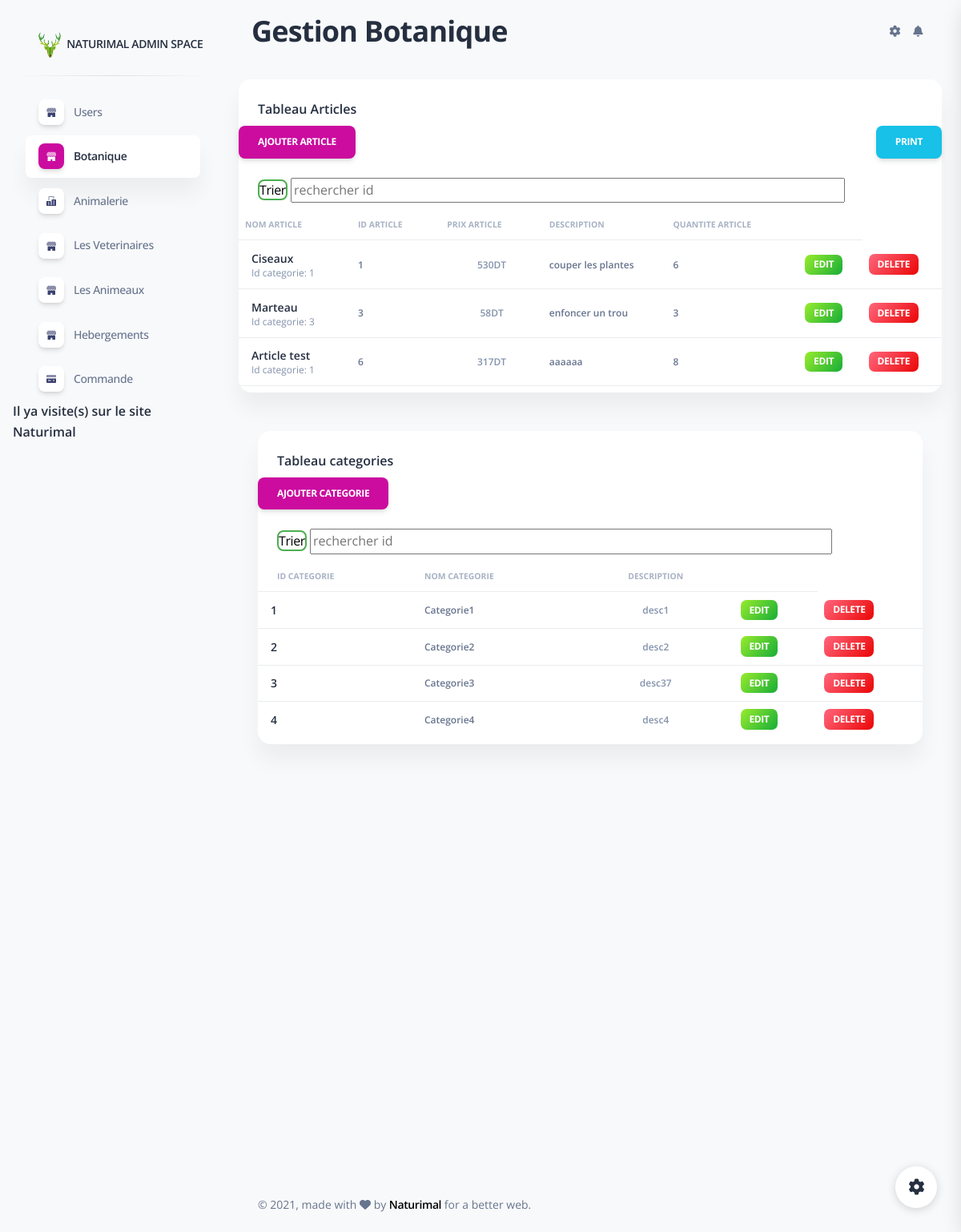
The app's page /views/Back/AfficherBotaniqueAd.php with its own data.
### tables this page shows
CREATE TABLE `articlejardinage` (
  `IdArticle` int(10) NOT NULL,
  `IdCategorie` int(10) NOT NULL,
  `NomArticle` varchar(150) NOT NULL,
  `ImageArticle` varchar(200) NOT NULL,
  `DescriptionArticle` varchar(200) DEFAULT NULL,
  `PrixArticle` float NOT NULL,
  `QuantiteArticle` int(15) NOT NULL
);

CREATE TABLE `categorie` (
  `IdCategorie` int(10) NOT NULL,
  `NomCategorie` varchar(30) NOT NULL,
  `Description` varchar(150) NOT NULL
);

### Controller/articles jardinageC.php (called while the page is built, shortened)
<?php
    class articles_JardinageC{
        public function afficherArticlesJardinage() {
            try {
                $pdo = getConnexion();
                $query = $pdo->prepare(
                    'SELECT * FROM articlejardinage A INNER JOIN categorie C WHERE A.IdCategorie=C.IdCategorie'
                );
                $query->execute();
                return $query->fetchAll();
            } catch (PDOException $e) {
                $e->getMessage();
            }
        }
    }

### Controller/categorieC.php (called while the page is built, shortened)
<?php
    class categorieC{
        public function afficherCategories() {
            try {
                $pdo = getConnexion();
                $query = $pdo->prepare(
                    'SELECT * FROM categorie'
                );
                $query->execute();
                return $query->fetchAll();
            } catch (PDOException $e) {
                $e->getMessage();
            }
        }
    }

### views/Back/AfficherBotaniqueAd.php (the view, shortened to what this page needs)
<?php
  include_once "../../Controller/articles jardinageC.php";
  include_once "../../Controller/categorieC.php";
?>
<html lang="en">
<head>
  <link href="../assets/css/nucleo-icons.css" rel="stylesheet" />
  <link href="../assets/css/nucleo-svg.css" rel="stylesheet" />
  <link href="../assets/css/nucleo-svg.css" rel="stylesheet" />
  <link id="pagestyle" href="../assets/css/soft-ui-dashboard.css?v=1.0.1" rel="stylesheet"/>
  <link rel="stylesheet" type="text/css" href="print.css" media="print"/>
</head>
<body class="g-sidenav-show  bg-gray-100">
  <aside class="sidenav navbar navbar-vertical navbar-expand-xs border-0 border-radius-xl my-3 fixed-left ms-3" id="sidenav-main">
    <div class="sidenav-header">
      <a class="navbar-brand m-0" >
        <img src="img/logo.png" class="navbar-brand-img h-100 w-15" alt="...">
        <span class="ms-1 font-weight-bold"> NATURIMAL ADMIN SPACE</span>
      </a>
    </div>
    <hr class="horizontal dark mt-0">
    <div class="collapse navbar-collapse  w-auto" id="sidenav-collapse-main">
      <ul class="navbar-nav">
      <li class="nav-item">
                <a class="nav-link  " href="Users.php">
                    <div class="icon icon-shape icon-sm shadow border-radius-md bg-white text-center me-2 d-flex align-items-center justify-content-center">
                    </div>
                    <span class="nav-link-text ms-1">Users</span>
                </a>
            </li>
        <li class="nav-item">
          <a class="nav-link  active" href="AfficherBotaniqueAd.php">
          <div class="icon icon-shape icon-sm shadow border-radius-md bg-white text-center me-2 d-flex align-items-center justify-content-center">
                    </div>
                    <span class="nav-link-text ms-1">Botanique</span>
                </a>
          </li>
        <li class="nav-item">
          <a class="nav-link " href="../Back/afficher.php">
            <div class="icon icon-shape icon-sm shadow border-radius-md bg-white text-center me-2 d-flex align-items-center justify-content-center">
            </div>
            <span class="nav-link-text ms-1">Animalerie</span>
          </a>
          <li class="nav-item">
                <a class="nav-link  " href="AfficherVeterinaire.php">
                    <div class="icon icon-shape icon-sm shadow border-radius-md bg-white text-center me-2 d-flex align-items-center justify-content-center">
                    </div>
                    <span class="nav-link-text ms-1">Les Veterinaires</span>
                </a>
            </li>
            <li class="nav-item">
                <a class="nav-link  " href="AfficherAnimal.php">
                    <div class="icon icon-shape icon-sm shadow border-radius-md bg-white text-center me-2 d-flex align-items-center justify-content-center">
                    </div>
                    <span class="nav-link-text ms-1">Les Animeaux</span>
                </a>
            </li>
            <li class="nav-item">
                        <a class="nav-link" href="AfficherHeb.php">
                            <div class="icon icon-shape icon-sm shadow border-radius-md bg-white text-center me-2 d-flex align-items-center justify-content-center">
                            </div>
                            <span class="nav-link-text ms-1">Hebergements</span>
                        </a>
                    </li>
        </li>
        <li class="nav-item">
                <a class="nav-link  " href="commande_reclamation.php">
                    <div class="icon icon-shape icon-sm shadow border-radius-md bg-white text-center me-2 d-flex align-items-center justify-content-center">
                    </div>
                    <span class="nav-link-text ms-1">Commande</span>
                </a>
         </li>
       <li>
        <?php
                $vues=nombre_vues();
        ?>
         <h6>Il ya <?= $vues ?> visite(s) sur le site Naturimal </h6>
        </li>
      </ul>
    </div>
  </aside>
  <main class="main-content mt-1 border-radius-lg">
    <nav class="navbar navbar-main navbar-expand-lg px-0 mx-4 shadow-none border-radius-xl" id="navbarBlur" navbar-scroll="true">
      <div class="container-fluid py-1 px-3">
        <nav aria-label="breadcrumb">
                  <h2 class="font-weight-bolder mb-0">Gestion Botanique</h2>
        </nav>
       <br>
          <ul class="navbar-nav  justify-content-end">
            <li class="nav-item px-3 d-flex align-items-center">
              <a href="javascript:;" class="nav-link text-body p-0">
                <i class="fa fa-cog fixed-plugin-button-nav cursor-pointer"></i>
              </a>
            </li>
            <li class="nav-item dropdown pe-2 d-flex align-items-center">
              <a href="javascript:;" class="nav-link text-body p-0" id="dropdownMenuButton" data-bs-toggle="dropdown" aria-expanded="false">
                <i class="fa fa-bell cursor-pointer"></i>
              </a>
            </li>
          </ul>
        </div>
    </nav>
    <div class="container-fluid py-4">
      <div class="row">
        <div class="col-12">
          <div class="card mb-4">
            <div class="card-header pb-0" id="Tableauarticles">
              <h6>Tableau Articles</h6>
              <a onclick="window.print();" class="btn btn-info" id="print-btn" style="position: absolute; right: 0;">Print</a>
            </div>
            <div id="Ajouterarticle">
              <a href="AjouterArticleJardinageAd.php" class="btn btn-primary">Ajouter article</a>
            </div>
              <div class="card-body px-0 pt-0 pb-2">
              <div class="table-responsive p-0">
          <div class="container my-2">
          <span><a href="SortArticlesAd.php" style="border-radius: 8px; background-color: white;color: black; border: 2px solid #4CAF50;" id="Trier">Trier</a></span>
               <input class="col-10" type="text" name="AfficherClasse" onkeyup="myFunction1()" placeholder="rechercher id" id="myInput1">
         </div>
                <table class="table align-items-center mb-0" id="mytable1">
                  <thead>
                    <tr>
                      <th class="text-uppercase text-secondary text-xxs font-weight-bolder opacity-7 ps-2">Nom Article</th>
                      <th class="text-uppercase text-secondary text-xxs font-weight-bolder opacity-7 ps-2">Id Article</th>
                      <th class="text-uppercase text-secondary text-xxs font-weight-bolder opacity-7 ps-2">Prix Article</th>
                      <th class="text-uppercase text-secondary text-xxs font-weight-bolder opacity-7 ps-2">Description</th>
                      <th class="text-uppercase text-secondary text-xxs font-weight-bolder opacity-7 ps-2">Quantite Article</th>
                      <th class="text-secondary opacity-7"></th>
                    </tr>
                  </thead>
                  <?php
                  $art=new articles_jardinageC();
                  $liste=$art->afficherArticlesJardinage();
                  foreach($liste as $aux) {?>
                       <tbody>
                      <td>
                        <div class="d-flex px-2 py-1">
                          <div class="d-flex flex-column justify-content-center">
                            <h6 class="mb-0 text-sm"><?php echo $aux["NomArticle"];?></h6>
                            <p class="text-xs text-secondary mb-0"><?php echo "Id categorie: ".$aux["IdCategorie"];?></p>
                          </div>
                        </div>
                      </td>
                      <td>
                        <p class="text-xs font-weight-bold mb-0"><?php echo $aux["IdArticle"];?></p>
                      </td>
                      <td class="align-middle text-center">
                        <span class="text-secondary text-xs font-weight-bold"><?php echo $aux["PrixArticle"]."DT";?></span>
                      </td>
                      <td>
                        <p class="text-xs font-weight-bold mb-0"><?php echo $aux["DescriptionArticle"];?></p>
                      </td>
                      <td>
                        <p class="text-xs font-weight-bold mb-0"><?php echo $aux["QuantiteArticle"];?></p>
                      </td>
                      <td class="align-middle">
                      <a class="badge badge-sm bg-gradient-success" href="ModifierArticleJardinage.php?IdArticle=<?= $aux['IdArticle']?>" class="text-secondary font-weight-bold text-xs" data-toggle="tooltip" data-original-title="Edit user" id="Edit">
                      Edit
                    </a>
                      </td>
                      <td class="align-middle">
                      <a class="badge badge-sm bg-gradient-danger" onclick="return confirm('vous êtes sûr ?')" href="SupprimerArticleJardinage.php?IdArticle=<?= $aux['IdArticle']?>" class="text-secondary font-weight-bold text-xs" data-toggle="tooltip" data-original-title="delete article" id="Delete">
                      Delete
                        </a>
                      </td>
                    </tbody>
                    <?php
                    }
                     echo("</tr></table>");
                     ?>
              </div>
            </div>
          </div>
        </div>
      </div>
      <div class="container-fluid py-4">
      <div class="row">
        <div class="col-12">
          <div class="card mb-4">
            <div class="card-header pb-0" id="Tableaucategories">
              <h6>Tableau categories</h6>
            </div>
            <div>
              <a href="AjouterCategorieAd.php" id="AjouterCategorie" class="btn btn-primary">Ajouter Categorie</a>
            </div>
            <div class="card-body px-0 pt-0 pb-2">
              <div class="table-responsive p-0">
              <div class="container my-2">
          <span><a href="SortCategoriesAd.php" style="border-radius: 8px; background-color: white;color: black; border: 2px solid #4CAF50;" id="Trier">Trier</a></span>
             <input class="col-10" type="text" name="AfficherClasse" onkeyup="myFunction2()" placeholder="rechercher id" id="myInput2">
         </div>
                <table class="table align-items-center mb-0" id="mytable2">
                  <thead>
                    <tr>
                      <th class="text-uppercase text-secondary text-xxs font-weight-bolder opacity-7">Id Categorie</th>
                      <th class="text-uppercase text-secondary text-xxs font-weight-bolder opacity-7 ps-2">Nom Categorie</th>
                      <th class="text-center text-uppercase text-secondary text-xxs font-weight-bolder opacity-7">Description</th>
                      <th class="text-secondary opacity-7"></th>
                    </tr>
                  </thead>
                  <?php
                  $cat=new categorieC();
                  $liste=$cat->afficherCategories();
                  foreach($liste as $row) {?>
                    <tbody>
                    <tr>
                      <td>
                        <div class="d-flex px-2 py-1">
                          <div class="d-flex flex-column justify-content-center">
                            <h6 class="mb-0 text-sm" ><?php echo $row["IdCategorie"];?></h6>
                          </div>
                        </div>
                      </td>
                      <td>
                        <p class="text-xs font-weight-bold mb-0"><?php echo $row["NomCategorie"];?></p>
                      </td>
                      <td class="align-middle text-center">
                        <span class="text-secondary text-xs font-weight-bold"><?php echo $row["Description"];?></span>
                      </td>
                     <td class="align-middle">
                        <a class="badge badge-sm bg-gradient-success" href="ModifierCategorie.php?IdCategorie=<?= $row['IdCategorie']?>" class="text-secondary font-weight-bold text-xs" data-toggle="tooltip" data-original-title="Edit categorie" id="Edit">
                          Edit
                        </a>
                      </td>
                      <td class="align-middle">
                        <a class="badge badge-sm bg-gradient-danger" onclick="return confirm('vous êtes sûr ?')" href="SupprimerCategorie.php?IdCategorie=<?=$row['IdCategorie']?>" class="text-secondary font-weight-bold text-xs" data-toggle="tooltip" data-original-title="delete categorie" id="Delete">
                          Delete
                        </a>
                      </td>
                    </tr>
                    </tbody>
                    <?php
                    }
                     echo("</tr></table>");
                     ?>
              </div>
            </div>
          </div>
        </div>
      </div>
      </div>
      <div id="piechart" style="width: 900px; height: 500px;"></div>
      <footer class="footer pt-3">
        <div class="container-fluid">
          <div class="row align-items-center justify-content-lg-between">
            <div class="col-lg-6 mb-lg-0 mb-4">
              <div class="copyright text-center text-sm text-muted text-lg-left">
                © ,
                made with <i class="fa fa-heart"></i> by
                <a href="https://www.creative-tim.com" class="font-weight-bold" target="_blank">Naturimal</a>
                for a better web.
              </div>
            </div>
          </div>
        </div>
      </footer>
    </div>
  </main>
  <div class="fixed-plugin">
    <a class="fixed-plugin-button text-dark position-fixed px-3 py-2">
      <i class="fa fa-cog py-2"> </i>
    </a>
  </div>
</body>
</html>

### views/assets/css/nucleo-svg.css (style rules this page uses)
.icon { display: inline-block; color: #111111; height: 1em; width: 1em; }
.icon-sm { height: 0.8em; width: 0.8em; }
.icon { fill: currentColor; stroke: none; }

### views/Back/print.css (style rules this page uses)
#print-btn { display:none; visibility:none; }
#Ajouterarticle { display:none; visibility:none; }
#Trier { display:none; visibility:none; }
#myInput1 { display:none; visibility:none; }
#myInput2 { display:none; visibility:none; }
#AjouterCategorie { display:none; visibility:none; }
#Tableaucategories { display:none; visibility:none; }
#Tableauarticles { display:none; visibility:none; }
#Edit { display:none; visibility:none; }
#Delete { display:none; visibility:none; }

### records on screen
articlejardinage: NomArticle "Ciseaux", IdCategorie.IdCategorie "1", IdArticle "1", PrixArticle "530", DescriptionArticle "couper les plantes", QuantiteArticle "6"
articlejardinage: NomArticle "Marteau", IdCategorie.IdCategorie "3", IdArticle "3", PrixArticle "58", DescriptionArticle "enfoncer un trou", QuantiteArticle "3"
articlejardinage: NomArticle "Article test", IdCategorie.IdCategorie "1", IdArticle "6", PrixArticle "317", DescriptionArticle "aaaaaa", QuantiteArticle "8"
categorie: IdCategorie "1", NomCategorie "Categorie1", Description "desc1"
categorie: IdCategorie "2", NomCategorie "Categorie2", Description "desc2"
categorie: IdCategorie "3", NomCategorie "Categorie3", Description "desc37"
categorie: IdCategorie "4", NomCategorie "Categorie4", Description "desc4"
